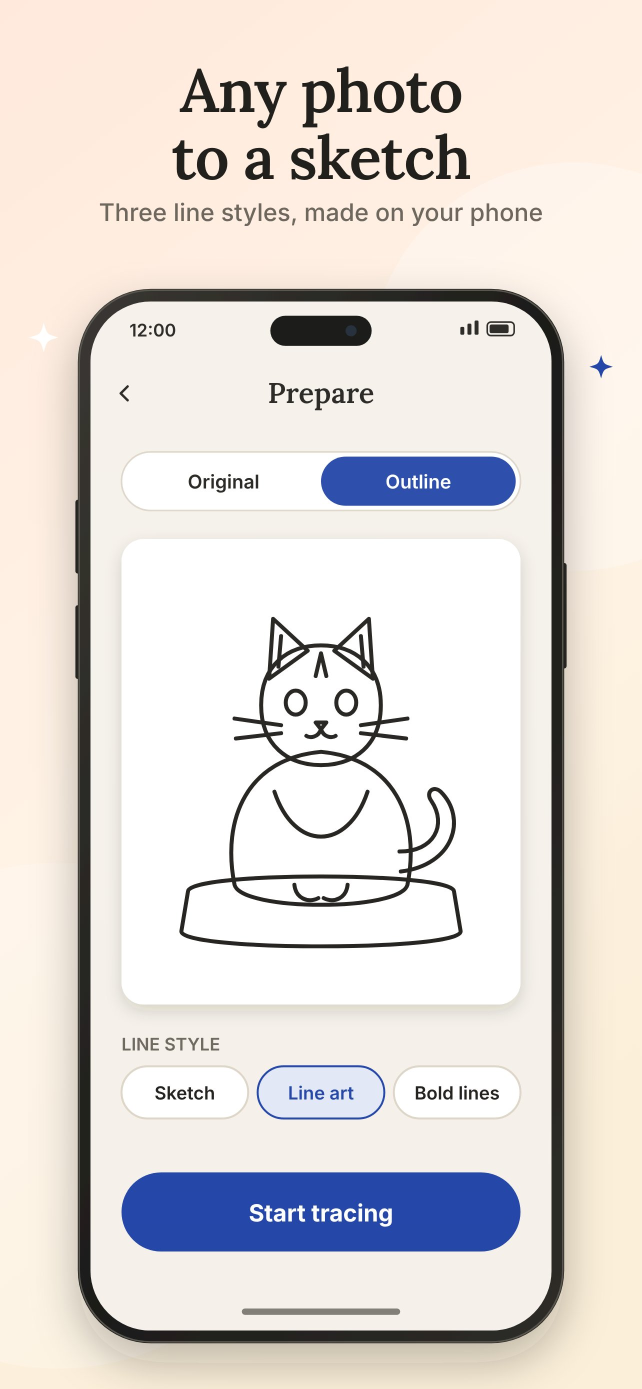
#> input picture apps/linework/store/jpg/a-6.5/04-photo-sketch.jpg, 1284 x 2778 px (shown at 1/2 size)
$ python -i compose.py   (imports and definitions only)
#> lines starting #> are read from the running program, lines starting #| are printed output that depends on the picture
#!/usr/bin/env python3
"""Glaze launch kit: posts, collages, carousels, pins and slide reels from rendered screens.

  python3 -I marketing/glaze/kit/compose.py <screens_dir> <art_dir> <out_dir>

<screens_dir> holds <theme>-home.png / <theme>-lock.png from screens.py; <art_dir>/<theme>/manifest.json
gives names and moods. Everything is drawn in the studio brand (marketing/brand/brand.json: palette
and fonts), so every app's posts look like one business. Theme lists come from kit.json.
"""
import json, math, pathlib, subprocess, sys, tempfile
from PIL import Image, ImageDraw, ImageFilter, ImageFont

ROOT = pathlib.Path(__file__).resolve().parents[3]
# [1 line that did not run here, left out]
# [1 line that did not run here, left out]
# [1 line that did not run here, left out]
FD = ROOT / "marketing/brand/fonts"
# [1 line that did not run here, left out]
# [1 line not run here, left out]


# [19 lines left out: functions font, meta, not called in this run]


def rgb(h):
    h = h.lstrip("#")
    return tuple(int(h[i:i + 2], 16) for i in (0, 2, 4))


# ---------- phone mockup ----------
# [16 lines left out: function phone, not called in this run]


def shadowed(img, blur=40, offset=(0, 28), alpha=95):
    pad = blur * 3
    canvas = Image.new("RGBA", (img.width + 2 * pad, img.height + 2 * pad), (0, 0, 0, 0))
    sh = Image.new("RGBA", img.size, (40, 26, 18, alpha))
    sh.putalpha(Image.eval(img.split()[3], lambda a: a * alpha // 255))
    canvas.paste(sh, (pad + offset[0], pad + offset[1]), sh)
    canvas = canvas.filter(ImageFilter.GaussianBlur(blur))
    canvas.alpha_composite(img, (pad, pad))
    return canvas, pad


# [6 lines left out: function place, not called in this run]


def canvas(w, h, tone="bg"):
    return Image.new("RGBA", (w, h), rgb(C[tone]) + (255,))


def text_c(d, xy, s, f, fill, anchor="mm", spacing=8):
    d.multiline_text(xy, s, font=f, fill=rgb(fill) if isinstance(fill, str) else fill, anchor=anchor, align="center", spacing=spacing)


# [16 lines left out: functions wrap, pill, not called in this run]


def footer(d, w, y, line=None):
    text_c(d, (w / 2, y), line or KIT["footer"], font("caption", 30), C["secondary"])


def save(img, name):
    img.convert("RGB").save(out / name, quality=92)
    print(name)


# ---------- 1. trio collage (feed post 4:5) ----------
# [74 lines left out: functions trio, carousel, pin, story, not called in this run]


# ---------- 5. slide reel (9:16 video) ----------
def ease(x):
    return 0.5 - 0.5 * math.cos(math.pi * max(0.0, min(1.0, x)))


# [54 lines left out: function reel, not called in this run]


# [18 lines not run here, left out]

>>> from PIL import Image
>>> picture = Image.open('../../../apps/linework/store/jpg/a-6.5/04-photo-sketch.jpg')
#> picture is the input picture: PIL image 1284x2778 RGB; mean R, G, B 224.7, 219.2, 215.8
>>> result = shadowed(picture)
#> in shadowed, `canvas = Image.new("RGBA", (img.width + 2 * pad, img.height + 2 * pad)..`: canvas: PIL image 1524x3018 RGBA; every value is 0
#> in shadowed, `sh = Image.new("RGBA", img.size, (40, 26, 18, alpha))`:
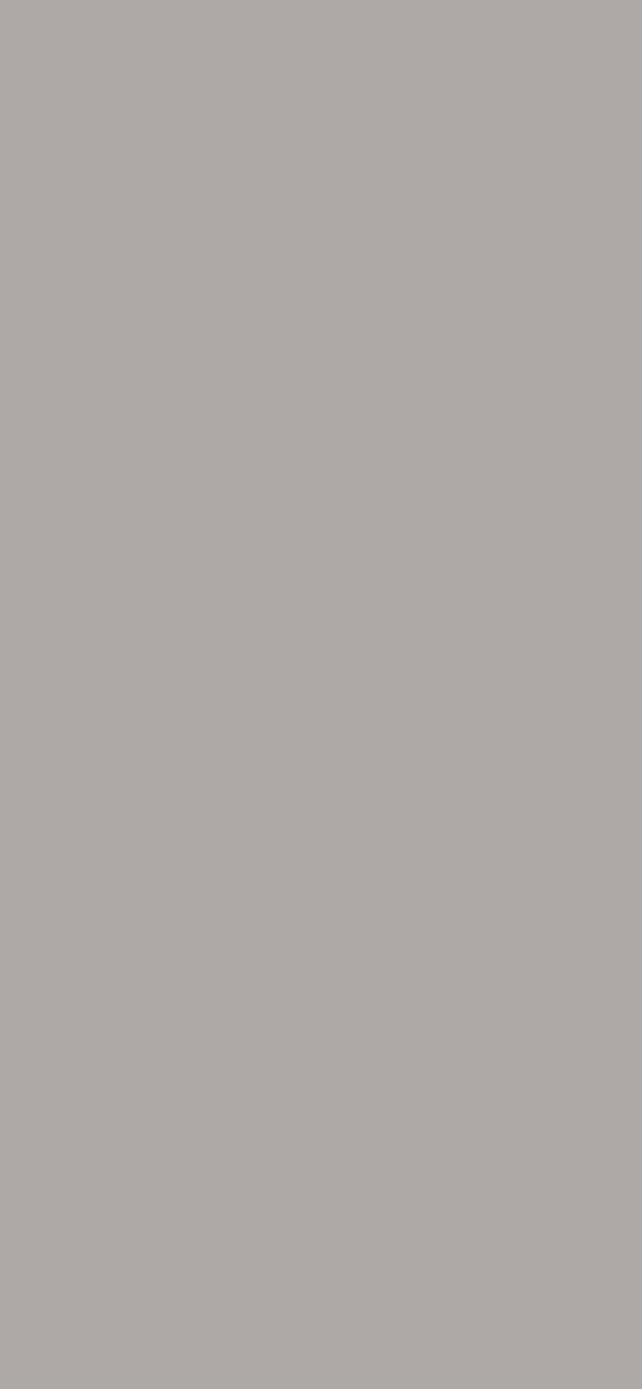
#> sh: PIL image 1284x2778 RGBA (shown at 1/2 size); mean R, G, B, A 40, 26, 18, 95; transparent parts drawn white
#> (the run stopped early here; a loop or call above may not have finished)
